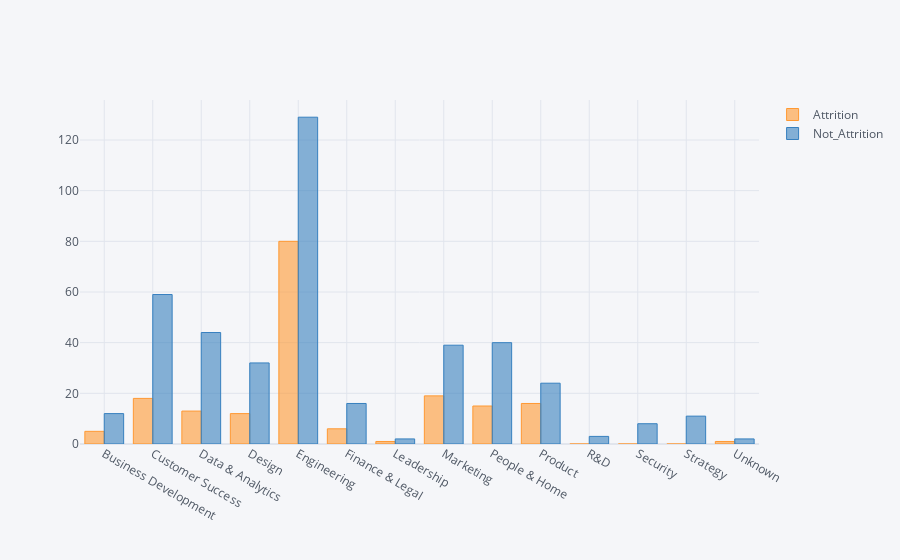

Here is the notebook cell this chart was saved with:
### Code cell
df_chi2.iplot('bar')

### Figure 1 — Plotly figure (JSON) as saved in the notebook; plotly's stock layout.template omitted (floating-point values rounded to 4 significant figures)
{"data": [{"marker": {"color": "rgba(255, 153, 51, 0.6)", "line": {"color": "rgba(255, 153, 51, 1.0)", "width": 1}}, "name": "Attrition", "orientation": "v", "text": "", "type": "bar", "x": ["Business Development", "Customer Success", "Data & Analytics", "Design", "Engineering", "Finance & Legal", "Leadership", "Marketing", "People & Home", "Product", "R&D", "Security", "Strategy", "Unknown"], "y": [5, 18, 13, 12, 80, 6, 1, 19, 15, 16, 0, 0, 0, 1]}, {"marker": {"color": "rgba(55, 128, 191, 0.6)", "line": {"color": "rgba(55, 128, 191, 1.0)", "width": 1}}, "name": "Not_Attrition", "orientation": "v", "text": "", "type": "bar", "x": ["Business Development", "Customer Success", "Data & Analytics", "Design", "Engineering", "Finance & Legal", "Leadership", "Marketing", "People & Home", "Product", "R&D", "Security", "Strategy", "Unknown"], "y": [12, 59, 44, 32, 129, 16, 2, 39, 40, 24, 3, 8, 11, 2]}], "layout": {"legend": {"bgcolor": "#F5F6F9", "font": {"color": "#4D5663"}}, "paper_bgcolor": "#F5F6F9", "plot_bgcolor": "#F5F6F9", "title": {"font": {"color": "#4D5663"}}, "xaxis": {"gridcolor": "#E1E5ED", "showgrid": true, "tickfont": {"color": "#4D5663"}, "title": {"font": {"color": "#4D5663"}, "text": ""}, "zerolinecolor": "#E1E5ED"}, "yaxis": {"gridcolor": "#E1E5ED", "showgrid": true, "tickfont": {"color": "#4D5663"}, "title": {"font": {"color": "#4D5663"}, "text": ""}, "zerolinecolor": "#E1E5ED"}}}
